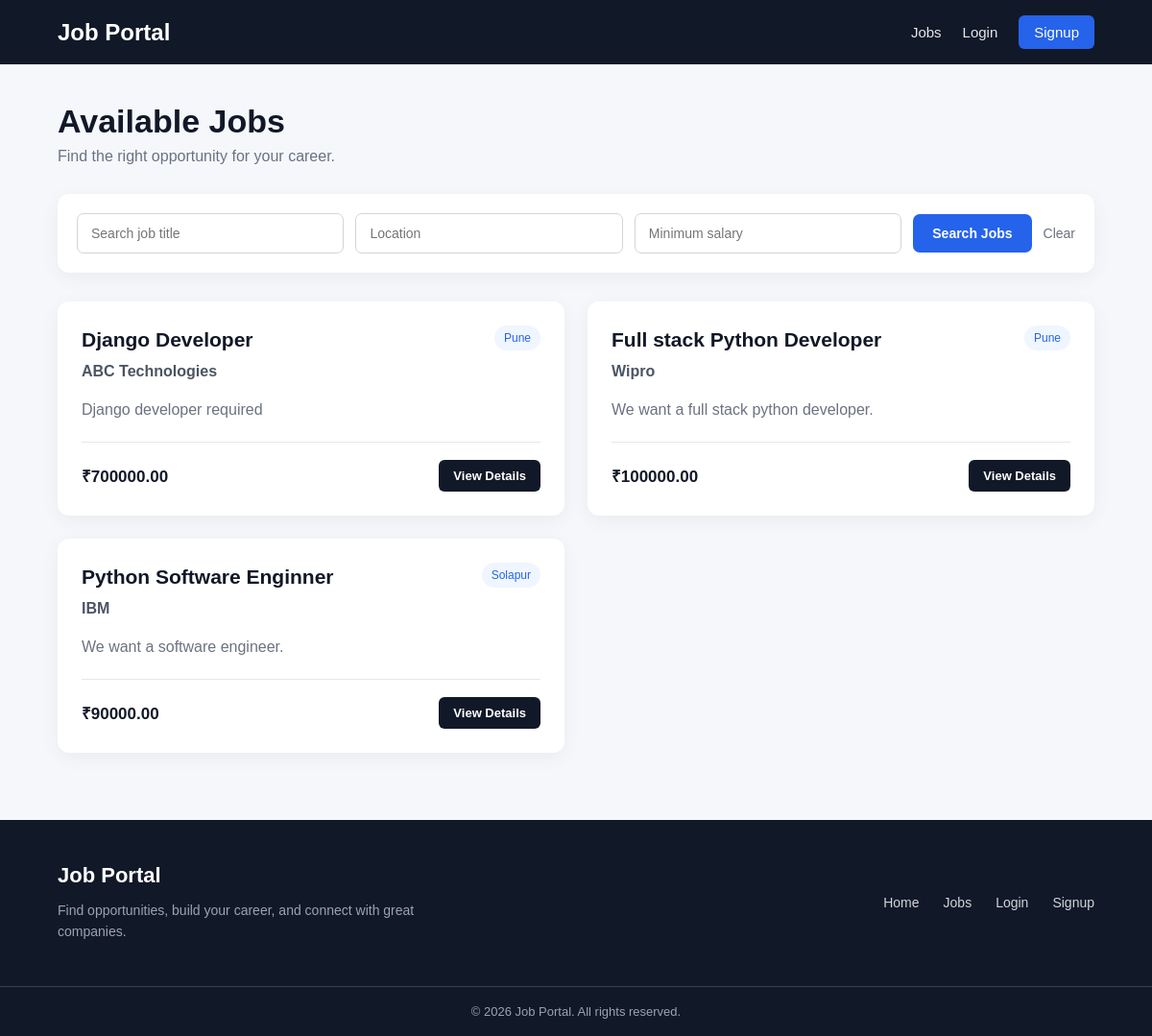
Screenshot of /jobs/ with the database file from the repository.
### jobs/models.py (models this page shows, shortened)
class Job(models.Model):
    title = models.CharField(max_length=200)
    company_name = models.CharField(max_length=200)
    description = models.TextField()
    location = models.CharField(max_length=100)
    salary = models.DecimalField(max_digits=10, decimal_places=2)
    posted_by = models.ForeignKey(settings.AUTH_USER_MODEL, on_delete=models.CASCADE)
    date_posted = models.DateField(auto_now_add=True)
    class Meta:
        ordering = ["-date_posted"]

### jobs/views.py (the view)
# urls.py: path("", JobListView.as_view(), name="job-list"),
class JobListView(ListView):
    model = Job
    template_name = "jobs/job_list.html"
    context_object_name = "all_jobs"
    def get_queryset(self):
        queryset = Job.objects.all()
        title = self.request.GET.get("title")
        location = self.request.GET.get("location")
        salary = self.request.GET.get("salary")
        if title:
            queryset = queryset.filter(title__icontains=title)
        if location:
            queryset = queryset.filter(location__icontains=location)
        if salary:
            queryset = queryset.filter(salary__gte=salary)
        return queryset

### jobs/templates/jobs/job_list.html
{% extends "base.html" %} {% block content %}
<div class="page-header">
  <h1>Available Jobs</h1>
  <p>Find the right opportunity for your career.</p>
</div>
<form method="GET" class="job-search">
  <input
    type="text"
    name="title"
    placeholder="Search job title"
    value="{{ request.GET.title }}"
  />
  <input
    type="text"
    name="location"
    placeholder="Location"
    value="{{ request.GET.location }}"
  />
  <input
    type="number"
    name="salary"
    placeholder="Minimum salary"
    value="{{ request.GET.salary }}"
  />
  <button type="submit">Search Jobs</button>
  <a href="{% url 'job-list' %}"> Clear </a>
</form>
{% if all_jobs %}
<div class="job-grid">
  {% for job in all_jobs %}
  <div class="job-card">
    <div class="job-card-header">
      <h2>{{ job.title }}</h2>
      <span class="job-location"> {{ job.location }} </span>
    </div>
    <p class="job-company">{{ job.company_name }}</p>
    <p class="job-description">{{ job.description }}</p>
    <div class="job-card-footer">
      <span class="job-salary"> ₹{{ job.salary }} </span>
      <a href="{% url 'job-detail' job.pk %}" class="view-job-btn">
        View Details
      </a>
    </div>
  </div>
  {% endfor %}
</div>
{% else %}
<div class="no-jobs">
  <h2>No Jobs Found</h2>
  <p>Try changing your search or filter.</p>
</div>
{% endif %} {% endblock %}

### jobportal/static/css/style.css (style rules this page uses)
* { box-sizing: border-box; }
body { margin: 0; font-family: Arial, sans-serif; background-color: #f5f7fb; color: #1f2937; }
.page-header { margin-bottom: 30px; }
.page-header h1 { margin: 0 0 8px; font-size: 34px; color: #111827; }
.page-header p { margin: 0; color: #6b7280; font-size: 16px; }
.job-search { display: flex; gap: 12px; align-items: center; background: white; padding: 20px; border-radius: 12px; margin-bottom: 30px; box-shadow: 0 5px 20px rgba(0, 0, 0, 0.05); }
.job-search input { flex: 1; padding: 12px 14px; border: 1px solid #d1d5db; border-radius: 7px; font-size: 14px; outline: none; }
.job-search button { border: none; background-color: #2563eb; color: white; padding: 12px 20px; border-radius: 7px; font-size: 14px; font-weight: bold; cursor: pointer; }
.job-search a { color: #6b7280; text-decoration: none; font-size: 14px; font-weight: 500; }
.job-grid { display: grid; grid-template-columns: repeat(2, 1fr); gap: 24px; }
.job-card { background: white; padding: 25px; border-radius: 12px; box-shadow: 0 5px 20px rgba(0, 0, 0, 0.05); transition: transform 0.2s ease, box-shadow 0.2s ease; }
.job-card-header { display: flex; justify-content: space-between; align-items: flex-start; gap: 15px; }
.job-card h2 { margin: 0; font-size: 21px; color: #111827; }
.job-location { background-color: #eff6ff; color: #2563eb; padding: 6px 10px; border-radius: 20px; font-size: 12px; white-space: nowrap; }
.job-company { margin: 10px 0; color: #4b5563; font-weight: 600; }
.job-description { color: #6b7280; line-height: 1.6; margin: 18px 0; }
.job-card-footer { display: flex; justify-content: space-between; align-items: center; border-top: 1px solid #e5e7eb; padding-top: 18px; margin-top: 20px; }
.job-salary { font-size: 17px; font-weight: bold; color: #111827; }
.view-job-btn { background-color: #111827; color: white; text-decoration: none; padding: 9px 15px; border-radius: 6px; font-size: 13px; font-weight: 600; }
button, a { transition: all 0.2s ease; }
input, textarea, select { transition: border-color 0.2s ease, box-shadow 0.2s ease; }
.job-card, .my-job-card, .application-card, .feature-card, .job-detail-card, .job-form-card, .auth-card, .delete-card { transition: transform 0.2s ease, box-shadow 0.2s ease; }
.job-description, .my-job-description { display: -webkit-box; -webkit-box-orient: vertical; -webkit-line-clamp: 3; line-clamp: 3; overflow: hidden; }
.job-card h2, .my-job-top h2, .application-card-header h2 { line-height: 1.4; }

### rows the page displays
Job: title "Django Developer", location "Pune", company_name "ABC Technologies", description "Django developer required", salary "700000.00"
Job: title "Full stack Python Developer", location "Pune", company_name "Wipro", description "We want a full stack python developer.", salary "100000.00"
Job: title "Python Software Enginner", location "Solapur", company_name "IBM", description "We want a software engineer.", salary "90000.00"
